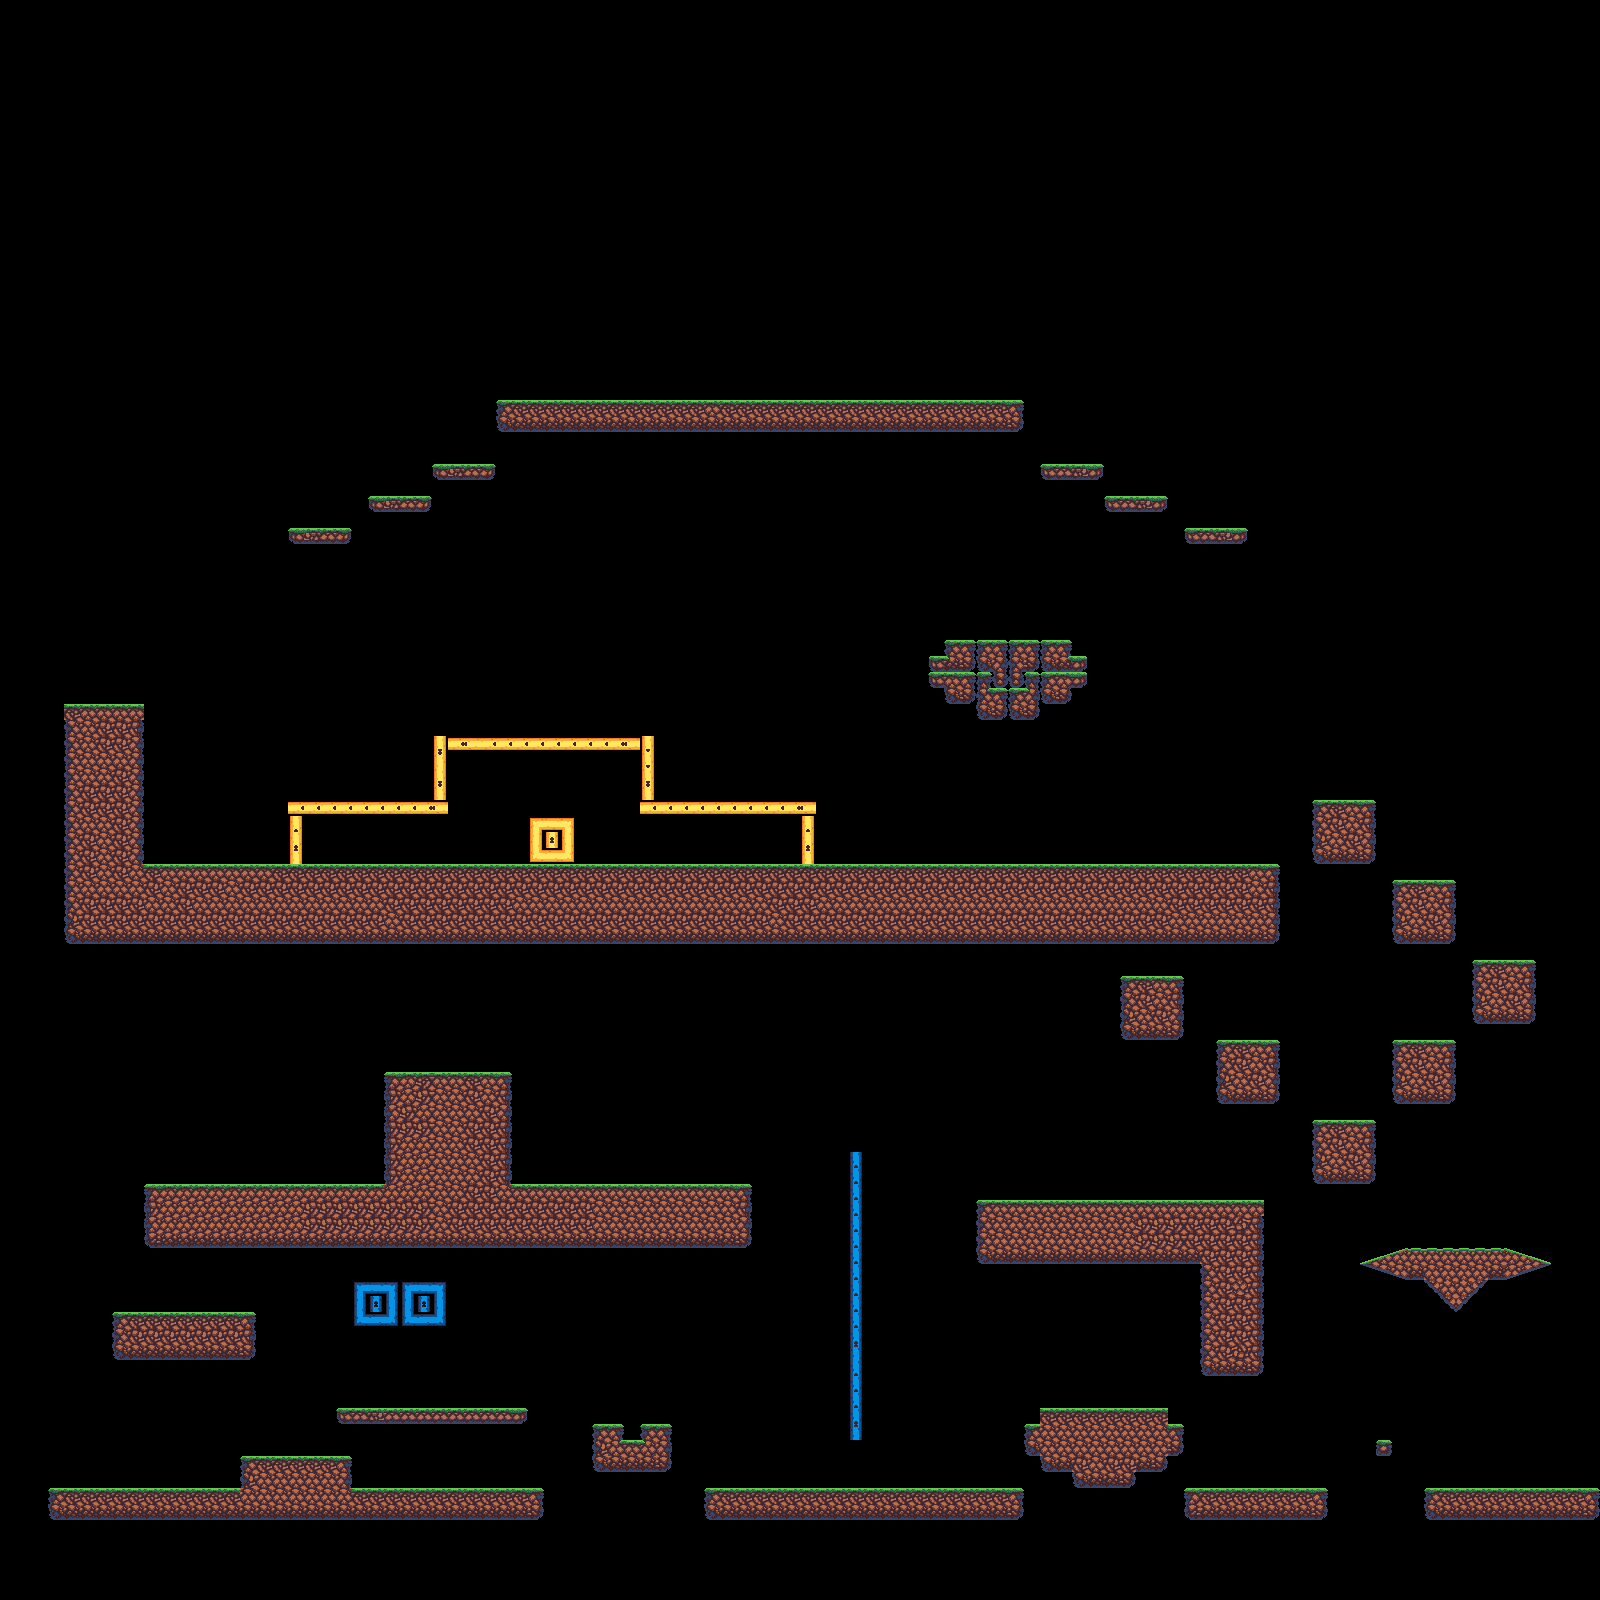

A level layout from a 2D game, rendered from its tile map. Below: a short description, then the map file with tile-grid data replaced by summaries:
An orthogonal 100x100 tile map with 16x16 px tiles, 1 tile layer (TileLayer) and 68 objects.

<map version="1.0" tiledversion="1.1.5" orientation="orthogonal" renderorder="right-up" width="100" height="100" tilewidth="16" tileheight="16" infinite="0" nextobjectid="136">
 <tileset firstgid="1" source="OverWorldTiles.tsx" />
 <layer name="TileLayer" width="100" height="100">
  <data>[10000 cells, 2228 non-empty, 163 distinct tile ids]</data>
 </layer>
 <objectgroup name="CollisionLayer">
  <object id="74" x="112" y="1312">
   <polygon points="0,0 144,0 144,48 0,48" />
  </object>
  <object id="75" x="48" y="1488">
   <polygon points="0,0 0,32 496,32 496,0 304,0 304,-32 192,-32 192,0" />
  </object>
  <object id="76" x="336" y="1408">
   <polygon points="0,0 0,16 192,16 192,0" />
  </object>
  <object id="77" x="352" y="1280">
   <polygon points="0,0 96,0 96,48 0,48" />
  </object>
  <object id="78" x="448" y="1072">
   <polygon points="0,0 64,0 64,112 304,112 304,176 0,176" />
  </object>
  <object id="79" x="592" y="1424">
   <polygon points="0,0 0,48 80,48 80,0 48,0 48,16 32,16 32,0" />
  </object>
  <object id="80" x="704" y="1488">
   <polygon points="0,0 0,32 320,32 320,0" />
  </object>
  <object id="81" x="864" y="1440">
   <polygon points="0,0 -16,0 -16,-288 0,-288" />
  </object>
  <object id="82" x="976" y="1200">
   <polygon points="0,0 288,0 288,176 224,176 224,64 0,64" />
  </object>
  <object id="83" x="1040" y="1408">
   <polygon points="0,0 128,0 128,16 144,16 144,48 128,48 128,64 96,64 96,80 32,80 32,64 0,64 0,48 -16,48 -16,16 0,16" />
  </object>
  <object id="84" x="1184" y="1488">
   <polygon points="0,0 144,0 144,32 0,32" />
  </object>
  <object id="85" x="1376" y="1440">
   <polygon points="0,0 16,0 16,16 0,16" />
  </object>
  <object id="86" x="1424" y="1488">
   <polygon points="0,0 176,0 176,32 0,32" />
  </object>
  <object id="87" x="1408" y="1248">
   <polygon points="0,0 -48,16 0,32 16,32 48,64 80,32 96,32 144,16 96,0" />
  </object>
  <object id="88" x="496" y="432">
   <polygon points="0,0 0,-32 528,-32 528,0" />
  </object>
  <object id="89" x="432" y="464">
   <polygon points="0,0 64,0 64,16 0,16" />
  </object>
  <object id="92" x="368" y="496">
   <polygon points="0,0 64,0 64,16 0,16" />
  </object>
  <object id="93" x="288" y="528">
   <polygon points="0,0 64,0 64,16 0,16" />
  </object>
  <object id="94" x="1040" y="464">
   <polygon points="0,0 64,0 64,16 0,16" />
  </object>
  <object id="95" x="1104" y="496">
   <polygon points="0,0 64,0 64,16 0,16" />
  </object>
  <object id="97" x="1184" y="528">
   <polygon points="0,0 64,0 64,16 0,16" />
  </object>
  <object id="98" x="944" y="640">
   <polygon points="0,0 128,0 128,16 144,16 144,48 128,48 128,64 96,64 96,80 32,80 32,64 0,64 0,48 -16,48 -16,16 0,16" />
  </object>
  <object id="99" x="1312" y="800">
   <polygon points="0,0 64,0 64,64 0,64" />
  </object>
  <object id="100" x="1392" y="880">
   <polygon points="0,0 64,0 64,64 0,64" />
  </object>
  <object id="102" x="1472" y="960">
   <polygon points="0,0 64,0 64,64 0,64" />
  </object>
  <object id="103" x="1392" y="1040">
   <polygon points="0,0 64,0 64,64 0,64" />
  </object>
  <object id="104" x="1312" y="1120">
   <polygon points="0,0 64,0 64,64 0,64" />
  </object>
  <object id="105" x="1216" y="1040">
   <polygon points="0,0 64,0 64,64 0,64" />
  </object>
  <object id="106" x="1120" y="976">
   <polygon points="0,0 64,0 64,64 0,64" />
  </object>
  <object id="107" x="64" y="704">
   <polygon points="0,0 80,0 80,160 1216,160 1216,240 0,240" />
  </object>
  <object id="108" x="144" y="1184">
   <polygon points="0,0 240,0 240,-112 304,-112 304,64 0,64" />
  </object>
  <object id="109" x="528" y="816">
   <polygon points="0,0 48,0 48,48 0,48" />
  </object>
  <object id="110" x="288" y="864">
   <polygon points="0,0 0,-64 144,-64 144,-128 368,-128 368,-64 528,-64 528,0 512,0 512,-48 352,-48 352,-112 160,-112 160,-48 16,-48 16,0" />
  </object>
 </objectgroup>
 <objectgroup name="SpawnPositions">
  <object id="63" x="161.333" y="1484">
   <point />
  </object>
  <object id="64" x="176" y="1308">
   <point />
  </object>
  <object id="65" x="501.333" y="1066.67">
   <point />
  </object>
  <object id="66" x="502.667" y="1405.33">
   <point />
  </object>
  <object id="67" x="916" y="1481.33">
   <point />
  </object>
  <object id="68" x="1092" y="1192">
   <point />
  </object>
  <object id="69" x="1465.33" y="1244">
   <point />
  </object>
  <object id="70" x="1381.33" y="1436">
   <point />
  </object>
  <object id="71" x="1249.33" y="1485.33">
   <point />
  </object>
  <object id="72" x="1096" y="1402.67">
   <point />
  </object>
  <object id="111" x="96" y="704">
   <point />
  </object>
  <object id="112" x="336" y="800">
   <point />
  </object>
  <object id="113" x="544" y="736">
   <point />
  </object>
  <object id="114" x="720" y="800">
   <point />
  </object>
  <object id="115" x="544" y="816">
   <point />
  </object>
  <object id="116" x="704" y="864">
   <point />
  </object>
  <object id="117" x="448" y="864">
   <point />
  </object>
  <object id="118" x="320" y="528">
   <point />
  </object>
  <object id="119" x="464" y="464">
   <point />
  </object>
  <object id="120" x="1072" y="464">
   <point />
  </object>
  <object id="121" x="1232" y="528">
   <point />
  </object>
  <object id="122" x="656" y="400">
   <point />
  </object>
  <object id="123" x="880" y="400">
   <point />
  </object>
  <object id="124" x="992" y="640">
   <point />
  </object>
  <object id="125" x="1040" y="640">
   <point />
  </object>
  <object id="126" x="1344" y="800">
   <point />
  </object>
  <object id="127" x="1104" y="864">
   <point />
  </object>
  <object id="128" x="1152" y="976">
   <point />
  </object>
  <object id="129" x="1344" y="1120">
   <point />
  </object>
  <object id="130" x="1424" y="880">
   <point />
  </object>
  <object id="131" x="1504" y="960">
   <point />
  </object>
  <object id="132" x="1424" y="1040">
   <point />
  </object>
  <object id="133" x="1248" y="1040">
   <point />
  </object>
  <object id="134" x="864" y="1152">
   <point />
  </object>
  <object id="135" x="400" y="1072">
   <point />
  </object>
 </objectgroup>
</map>
